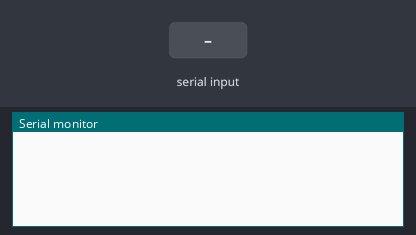
The sketch below on a simulated Arduino Uno, built with avr-gcc and run on an emulated ATmega328P. Parts: the last lines printed to the serial monitor. The inputs (shaded band) are chosen by the test bench. No radio packets arrive unless stated.

Above: at 1.2 s.
1.3 s: "F" received over Serial
At 2.5 s:
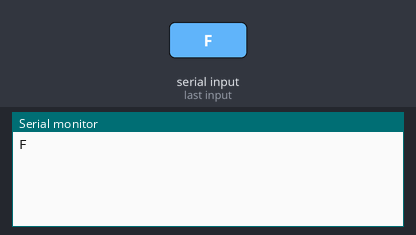
2.8 s: "B" received over Serial
At 3.9 s:
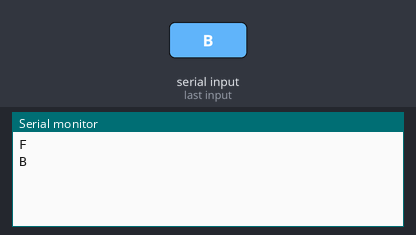
4.3 s: "L" received over Serial
At 5.0 s:
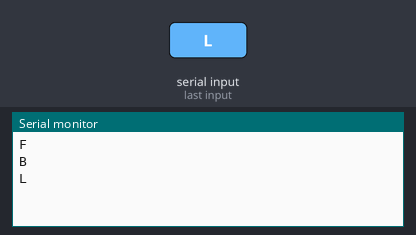
5.8 s: "R" received over Serial
At 6.2 s:
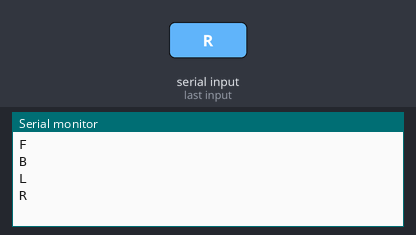
7.3 s: "S" received over Serial
At 8.6 s:
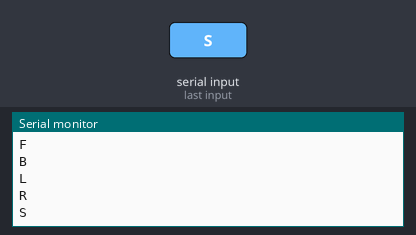

The sketch:

RF_Ardunio_Tx.ino
```cpp
#include <VirtualWire.h>
char t;

void setup()
{
  pinMode(5,OUTPUT);   //left motors forward
pinMode(6,OUTPUT);   //left motors reverse
pinMode(9,OUTPUT);   //right motors forward
pinMode(11,OUTPUT);   //right motors reverse
Serial.begin(9600);

  vw_set_tx_pin(3); //transmitting pin 3 is Tx pin
  vw_setup(2000);
  pinMode (5, LOW);
  pinMode (6, LOW);
  pinMode (9, LOW);
  pinMode (11, LOW);


}
void loop()
{
   if(Serial.available()){
  t = Serial.read();
  Serial.println(t);
}
  if(t == 'F')
  {
    vw_wait_tx();
    digitalWrite(9,HIGH);
    digitalWrite(5,HIGH);
  }
  else if(t =='B')
  {
    vw_wait_tx();
    digitalWrite(6,HIGH);
    digitalWrite(11,HIGH);

  }
  else if(t == 'L'){

    vw_wait_tx();
  digitalWrite(9,HIGH);//turn left (right side motors rotate in forward direction, left side motors doesn't rotate)
}

else if(t == 'R'){

    vw_wait_tx();//turn right (left side motors rotate in forward direction, right side motors doesn't rotate)
  digitalWrite(5,HIGH);
}


else if(t == 'S'){

    vw_wait_tx();//STOP (all motors stop)
  digitalWrite(9,LOW);
  digitalWrite(6,LOW);
  digitalWrite(5,LOW);
  digitalWrite(11,LOW);
}
}
```

Measured:
- after the input at 1.3 s, the serial monitor: prints a new line at once (image 1)
- after the input at 2.8 s, the serial monitor: prints a new line at once (image 2)
- after the input at 4.3 s, the serial monitor: prints a new line at once (image 3)
- after the input at 5.8 s, the serial monitor: prints a new line at once (image 4)
- after the input at 7.3 s, the serial monitor: prints a new line at once (image 5)
